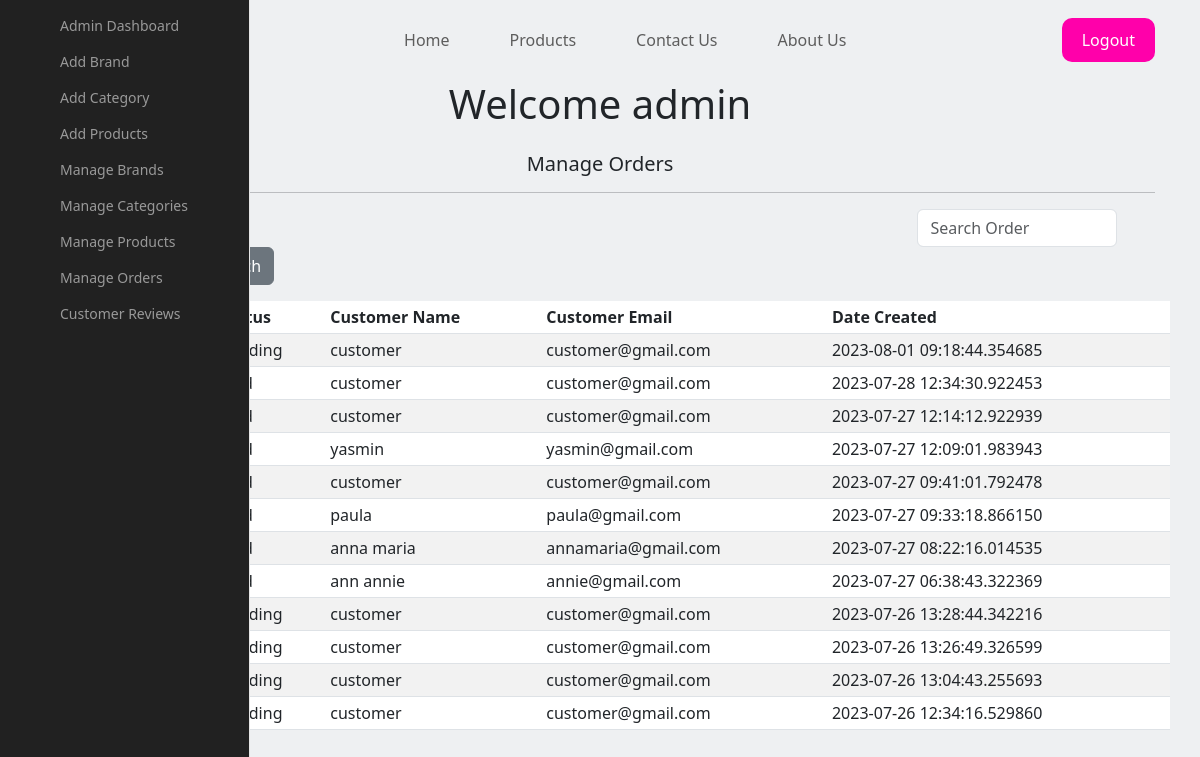
Before: /admin/orders with the older database file.
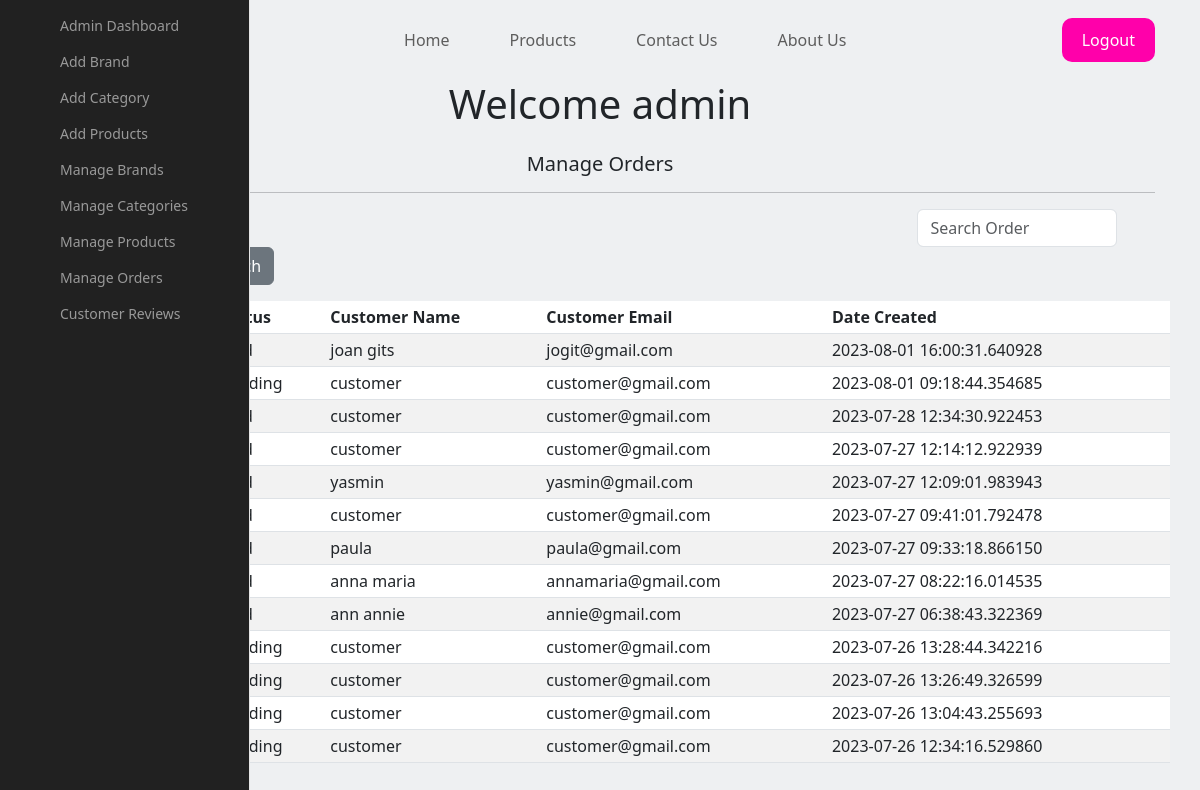
After: the same page with the newer database file.
### shop/customers/model.py (models this page shows, shortened)
class CustomerOrder(db.Model):
    __searchbale__ = ['invoice','status']
    id = db.Column(db.Integer, primary_key=True)
    invoice = db.Column(db.String(20), unique=True, nullable=False)
    status = db.Column(db.String(20), default='Pending', nullable=False)
    customer_id = db.Column(db.Integer, db.ForeignKey('register.id'),unique=False, nullable=False)
    date_created = db.Column(db.DateTime, default=datetime.utcnow, nullable=False)
    orders = db.Column(JsonEncodedDict)

class Register(db.Model, UserMixin):
    id = db.Column(db.Integer, primary_key=True)
    name = db.Column(db.String(50), unique=False)
    username = db.Column(db.String(50), unique=True)
    email = db.Column(db.String(100), unique=True)
    password = db.Column(db.String(200), unique=False)
    country = db.Column(db.String(50), unique=False)
    city = db.Column(db.String(50), unique=False)
    contact = db.Column(db.String(50), unique=False)
    address = db.Column(db.String(50), unique=False)
    zipcode = db.Column(db.String(50), unique=False)
    profile = db.Column(db.String(200), unique=False, default='profile.jpg')
    date_created = db.Column(db.DateTime, nullable=False, default=datetime.utcnow)
    orders = db.relationship('CustomerOrder', backref='customer')

### shop/customers/routes.py (the view)
@app.route('/admin/orders')
def admin_orders():
    orders = CustomerOrder.query.order_by(CustomerOrder.date_created.desc()).all()
    return render_template('admin/orders.html', orders=orders)

### shop/customers/model.py (called while the page is built)
    def process_result_value(self, value, dialect):
        if value is None:
            return {}
        else:
            return json.loads(value)

### shop/templates/admin/orders.html (shortened to what this page needs)
{% extends 'layout.html' %}
{% block content %}
<div class="landing-page">
    <header>
        <div class="container">
            <a href="{{url_for('home')}}" class="logo">MOCHI <b>MOCHI</b></a>
            <ul class="links">
                <li><a href="{{url_for('home')}}">Home</a></li>
                <li><a href="{{url_for('products')}}">Products</a></li>
                <li><a href="{{url_for('contact')}}">Contact Us</a></li>
                <li><a href="{{url_for('about')}}">About Us</a></li>
            </ul>
            <a href="{{ url_for('login') }}" class="logout-link">Logout</a>
        </div>
    </header>
</div>
{% include 'sidebar.html' %}
<div class="container">
    <div class="text-center h1">Welcome admin</div>
    <div class="text-center h5 mt-4">Manage Orders</div>
    <hr>
    <div class="container">
        <div class="dashboard-button">
        <a href="{{url_for('dashboard')}}", class="btn btn-sm btn-outline-secondary" style="margin-left: 0px">Back to dashboard</a>
        <form class="form-inline my-2 my-lg-0">
            <input class="dashboard-search-form search-form form-control mr-sn-2" type="search" placeholder="Search Order" aria-label="Search">
            <button class="dashboard-search-button search-button btn btn-secondary my-2 my-sm-0" type="submit">Search</button>
        </form>
    </div>
    <table class="table table-sm table-condensed table-striped table-hover mt-3">
        <thead>
            <tr>
                <th>Invoice</th>
                <th>Status</th>
                <th>Customer Name</th>
                <th>Customer Email</th>
                <th>Date Created</th>
            </tr>
        </thead>
        <tbody>
            {% for order in orders %}
            <tr>
                <td>{{ order.invoice }}</td>
                <td>{{ order.status }}</td>
                <td>{{ order.customer.name }}</td>
                <td>{{ order.customer.email }}</td>
                <td>{{ order.date_created }}</td>
            </tr>
            {% endfor %}
        </tbody>
    </table>
</div>
{% endblock %}

### shop/templates/layout.html (shortened to what this page needs)
<!DOCTYPE html>
<html lang="en">
  <head>
    <link href="{{ url_for('static', filename='css/bootstrap.min.css')}}" rel="stylesheet">
  </head>
  <body>
    {% block content %}{% endblock content %}
  </body>
</html>

### shop/templates/sidebar.html (shortened to what this page needs)
<nav class="main-menu">
    <ul>
        <li>
            <a href="{{url_for('dashboard')}}">
                <i class="fa fa-home fa-2x"></i>
                <span class="nav-text">
                    Admin Dashboard
                </span>
            </a>
        </li>
        <li>
            <a href="{{url_for('addbrand')}}">
                <i class="fa fa-home fa-2x"></i>
                <span class="nav-text">
                    Add Brand
                </span>
            </a>
        </li>
        <li>
            <a href="{{url_for('addcategory')}}">
                <i class="fa fa-home fa-2x"></i>
                <span class="nav-text">
                    Add Category
            </span>
            </a>
        </li>
        <li>
            <a href="{{url_for('addproduct')}}">
                <i class="fa fa-home fa-2x"></i>
                <span class="nav-text">
                    Add Products
                </span>
            </a>
        </li>
        <li>
            <a href="{{url_for('brands')}}">
                <i class="fa fa-home fa-2x"></i>
                <span class="nav-text">
                    Manage Brands
                </span>
            </a>
        </li>
        <li>
            <a href="{{url_for('category')}}">
                <i class="fa fa-home fa-2x"></i>
                <span class="nav-text">
                    Manage Categories
            </span>
        </a>
    </li>
    <li>
        <a href="{{url_for('adminpage')}}">
            <i class="fa fa-home fa-2x"></i>
            <span class="nav-text">
                Manage Products
            </span>
        </a>
    </li>
    <li>
        <a href="{{url_for('admin_orders')}}">
            <i class="fa fa-home fa-2x"></i>
            <span class="nav-text">
                Manage Orders
            </span>
        </a>
    </li>
    <li>
        <a href="{{url_for('admin_reviews')}}">
            <i class="fa fa-home fa-2x"></i>
            <span class="nav-text">
                Customer Reviews
            </span>
        </a>
    </li>
</ul>
</nav>

Changed rows visible on the page:
added CustomerOrder: customer.name "joan gits", customer.email "jogit@gmail.com", date_created "2023-08-01 16:00:31.640928"
